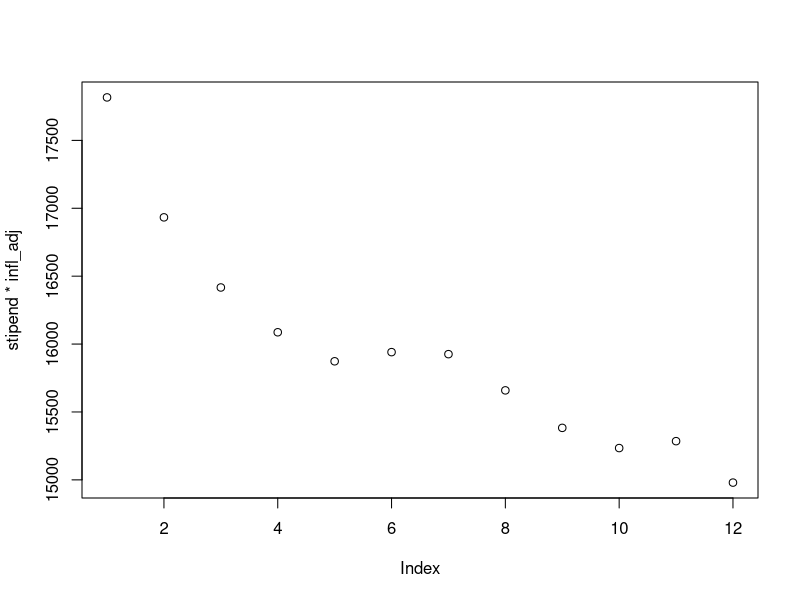
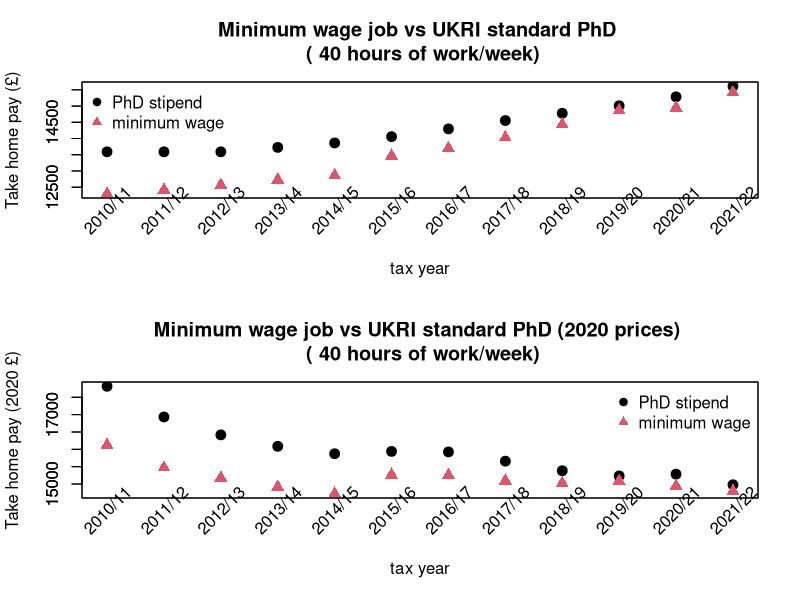

Reproduce these figures in R, in order.
#ukri standard stipend- uses GDP deflator?
stipend=rev(c(15609,15285,15009,14777,14553,14296,14057,13863,13726,13590,13590,13590))
#inflation adjustment from Bank of England 
infl_adj=rev(c(1000/1.042,1000,1015,1041,1076,1114,1134,1145,1172,1208,1246,1311)/1000)
plot(stipend*infl_adj)

#minimum wage in pence per hour
min=c(608,619,631,650,670,720,750,783,821,872,891,950)
hours=40

#20% income tax over this 
personal_allow=c(12570,12570,12500,12500,11850,11500,10600,10000,9440,8105,7475,6475)
#12% NI over this
NI_thresh=c(190,184,183,166,162,157,155,153,149,146,136,110)


length(min);length(stipend);length(personal_allow);length(NI_thresh)
#plot(personal_allow,NI_thresh)

min_gross=(min/100*hours*52)
min_takehome=sapply(1:length(min),function(i) min_gross[i]-max(c(0,min_gross[i]-personal_allow[i]))*0.2-
                      max(c(0,min_gross[i]-NI_thresh[i]*52))*0.12)
par(mfrow=c(2,1))

#plot absolute 
plot(stipend,ylim=c(min(c(min_takehome,stipend)),max(c(min_takehome,stipend))),
     xaxt='n',cex=1.3,pch=19,
     ylab='Take home pay (£)',xlab='',main=paste('Minimum wage job vs UKRI standard PhD \n (' ,hours ,'hours of work/week)'))
par(new=T)

plot(min_takehome,pch=17,col=2,ylim=c(min(c(min_takehome,stipend)),
                                     max(c(min_takehome,stipend))),
     cex=1.3,xlab='tax year',ylab='',xaxt='n')

loc=min(c(min_takehome,stipend))-
  ((max(c(min_takehome,stipend)))-min(c(min_takehome,stipend)))/6.6
text(x=1:12,y=loc,labels=paste('20',10:21,'/',11:22,sep=''),srt=45, xpd=TRUE)

legend(col=1:2,bty='n',x='topleft',legend=c('PhD stipend','minimum wage'),pch=c(19,17))
################################################### real terms adjustment

plot(stipend*infl_adj,ylim=c(min(c(min_takehome*infl_adj,stipend*infl_adj)),max(c(min_takehome*infl_adj,stipend*infl_adj))),
     xaxt='n',cex=1.3,pch=19,
     ylab='Take home pay (2020 £)',xlab='',main=paste('Minimum wage job vs UKRI standard PhD (2020 prices) \n (',hours ,'hours of work/week)'))
par(new=T)

plot(min_takehome*infl_adj,pch=17,col=2,ylim=c(min(c(min_takehome*infl_adj,stipend*infl_adj)),
                                     max(c(min_takehome*infl_adj,stipend*infl_adj))),
     cex=1.3,xlab='tax year',ylab='',xaxt='n')


loc=min(c(min_takehome*infl_adj,stipend*infl_adj))-
((max(c(min_takehome*infl_adj,stipend*infl_adj)))-min(c(min_takehome*infl_adj,stipend*infl_adj)))/6.6
text(x=1:12,y=loc,labels=paste('20',10:21,'/',11:22,sep=''),srt=45, xpd=TRUE)
legend(col=1:2,bty='n',x='topright',legend=c('PhD stipend','minimum wage'),pch=c(19,17))

